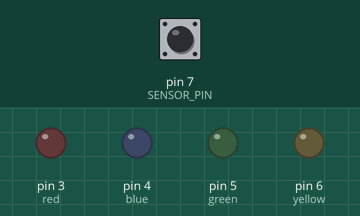
Bench run of a sketch on a simulated Arduino Uno, built with avr-gcc and run on an emulated ATmega328P. On the bench: output pins drawn as LEDs (lit = HIGH). The inputs (shaded band) are chosen by the test bench; at power-on: pin 7 (SENSOR_PIN) LOW.

Above: at 1.2 s.
1.3 s: pin 7 (SENSOR_PIN) driven HIGH
At 2.0 s:
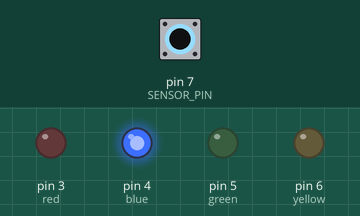
2.8 s: pin 7 (SENSOR_PIN) pulsed LOW 5 times (0.12 s each, 0.3 s apart)
At 3.37 s:
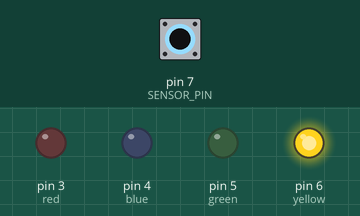
At 4.9 s:
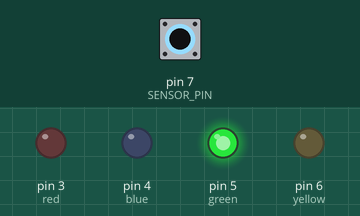
Timing chart, 0 to 6.4 s (numbered marks = the images above; inputs shaded):
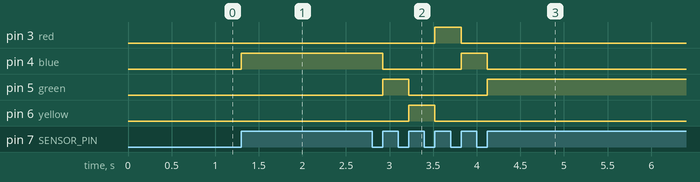

Measured:
- after the input at 1.3 s, pin 4 (blue): LOW → HIGH at once
- after the input at 2.8 s, pin 3 (red): LOW → HIGH after 0.72 s, → LOW 0.30 s later; pin 4 (blue): HIGH → LOW after 0.12 s, → HIGH 0.90 s later, → LOW 0.30 s later; pin 5 (green): LOW → HIGH after 0.12 s, → LOW 0.30 s later, → HIGH 0.90 s later; pin 6 (yellow): LOW → HIGH after 0.42 s, → LOW 0.30 s later

The sketch:

Electric_colourful_lamp.ino
```cpp
int red = 3;
int blue = 4;
int green =5;
int yellow = 6;


const int SENSOR_PIN = 7; //  sensor's SIGNAL pin

// Variables will change:
int lastState = LOW;      // the previous state from the input pin
int currentState;         // the current reading from the input pin
int red_ledState = HIGH;
int blue_ledState = LOW;
int green_ledState = LOW;
int yellow_ledState = LOW;

void setup() {

  Serial.begin(9600);

  pinMode(SENSOR_PIN, INPUT);

  pinMode(red, OUTPUT);
  pinMode(green, OUTPUT);
  pinMode(blue, OUTPUT);
  pinMode(yellow, OUTPUT);
}

void loop() {

  currentState = digitalRead(SENSOR_PIN);

  if(lastState == LOW && currentState == HIGH){

    if(red_ledState == HIGH && blue_ledState ==LOW && green_ledState == LOW && yellow_ledState == LOW){

      red_ledState = LOW;
      blue_ledState = HIGH;
      green_ledState = LOW;
      yellow_ledState = LOW;
       digitalWrite(red, red_ledState);
      digitalWrite(blue, blue_ledState);
      digitalWrite(yellow, yellow_ledState);
      digitalWrite(green, green_ledState);
    }
    else if(red_ledState == LOW && blue_ledState ==HIGH && green_ledState == LOW && yellow_ledState == LOW){
      red_ledState = LOW;
      blue_ledState = LOW;
      green_ledState = HIGH;
      yellow_ledState = LOW;
       digitalWrite(red, red_ledState);
      digitalWrite(blue, blue_ledState);
      digitalWrite(yellow, yellow_ledState);
      digitalWrite(green, green_ledState);
    }
    else if(red_ledState == LOW && blue_ledState ==LOW && green_ledState == HIGH && yellow_ledState == LOW){
      red_ledState = LOW;
      blue_ledState = LOW;
      green_ledState = LOW;
      yellow_ledState = HIGH;
       digitalWrite(red, red_ledState);
      digitalWrite(blue, blue_ledState);
      digitalWrite(yellow, yellow_ledState);
      digitalWrite(green, green_ledState);
    }
    else if(red_ledState == LOW && blue_ledState ==LOW && green_ledState == LOW && yellow_ledState == HIGH){

      red_ledState = HIGH;
      blue_ledState = LOW;
      green_ledState = LOW;
      yellow_ledState = LOW;
      digitalWrite(red, red_ledState);
      digitalWrite(blue, blue_ledState);
      digitalWrite(yellow, yellow_ledState);
      digitalWrite(green, green_ledState);
    }


  }


  lastState = currentState;
}
```
